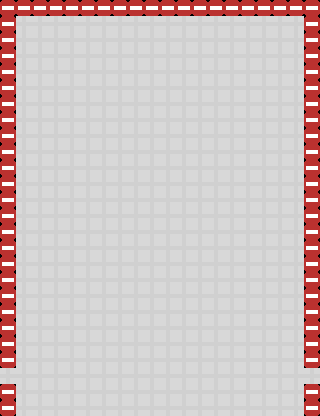

The image is a tile-based game level rendered from a .tmx file. Its description and source (layers, tilesets, objects; grid data summarised) follow:
An orthogonal 20x26 tile map with 16x16 px tiles, 2 tile layers (background, collision) and 38 objects (3x ball-killer, paddle).

<map version="1.0" orientation="orthogonal" width="20" height="26" tilewidth="16" tileheight="16">
 <properties>
  <property name="name" value="lets begin" />
 </properties>
 <tileset firstgid="1" name="tiles" tilewidth="16" tileheight="16">
  <image source="../images/tiles.png" width="192" height="144" />
  <tile id="0">
   <properties>
    <property name="entity" value="brick-blue" />
   </properties>
  </tile>
  <tile id="12">
   <properties>
    <property name="entity" value="brick-orange" />
   </properties>
  </tile>
  <tile id="24">
   <properties>
    <property name="entity" value="brick-red" />
   </properties>
  </tile>
  <tile id="36">
   <properties>
    <property name="entity" value="brick-green" />
   </properties>
  </tile>
  <tile id="51">
   <properties>
    <property name="entity" value="ball-spawner" />
   </properties>
  </tile>
  <tile id="79">
   <properties>
    <property name="entity" value="paddle-blocker" />
   </properties>
  </tile>
 </tileset>
 <layer name="background" width="20" height="26">
  <data>[520 cells, 520 non-empty, 7 distinct tile ids]</data>
 </layer>
 <layer name="collision" width="20" height="26">
  <data>[520 cells, 68 non-empty, 1 distinct tile ids]</data>
 </layer>
 <objectgroup color="#ff00ff" name="Objects" width="20" height="26">
  <object name="paddle" x="80" y="368" width="48" height="16" />
  <object gid="37" x="144" y="80" />
  <object gid="13" x="112" y="80" />
  <object gid="13" x="176" y="80" />
  <object gid="37" x="80" y="80" />
  <object gid="37" x="208" y="80" />
  <object gid="1" x="80" y="96" />
  <object gid="1" x="80" y="112" />
  <object gid="1" x="80" y="128" />
  <object gid="1" x="80" y="144" />
  <object gid="1" x="80" y="160" />
  <object gid="1" x="112" y="96" />
  <object gid="1" x="112" y="128" />
  <object gid="1" x="112" y="160" />
  <object gid="1" x="144" y="96" />
  <object gid="1" x="144" y="112" />
  <object gid="1" x="144" y="128" />
  <object gid="1" x="144" y="160" />
  <object gid="1" x="176" y="96" />
  <object gid="1" x="176" y="128" />
  <object gid="1" x="176" y="160" />
  <object gid="1" x="208" y="96" />
  <object gid="1" x="208" y="112" />
  <object gid="1" x="208" y="128" />
  <object gid="1" x="208" y="144" />
  <object gid="1" x="208" y="160" />
  <object gid="37" x="240" y="112" />
  <object gid="37" x="240" y="128" />
  <object gid="37" x="240" y="144" />
  <object gid="37" x="48" y="112" />
  <object gid="37" x="48" y="128" />
  <object gid="37" x="48" y="144" />
  <object gid="25" x="112" y="112" />
  <object gid="25" x="176" y="112" />
  <object gid="52" x="64" y="272" />
  <object name="ball-killer" x="-32" y="304" width="32" height="128" />
  <object name="ball-killer" x="-32" y="432" width="384" height="32" />
  <object name="ball-killer" x="320" y="304" width="32" height="128" />
 </objectgroup>
</map>
